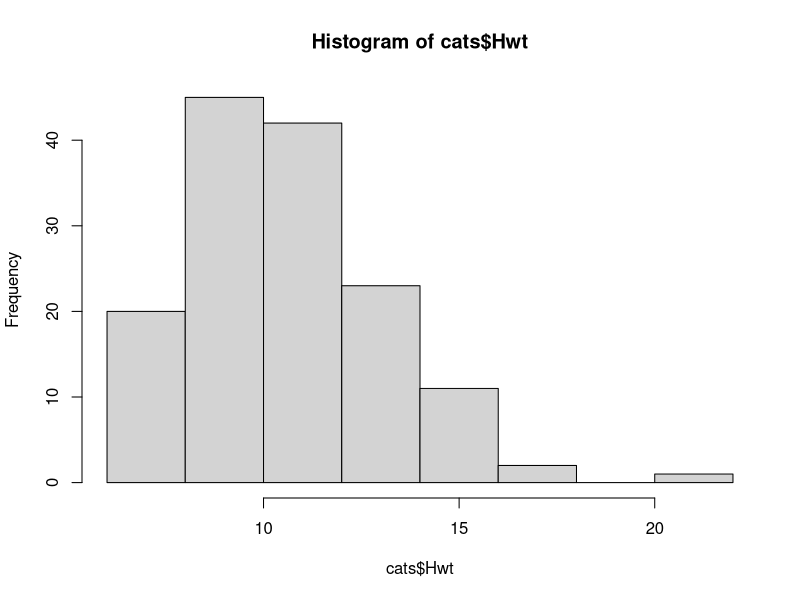
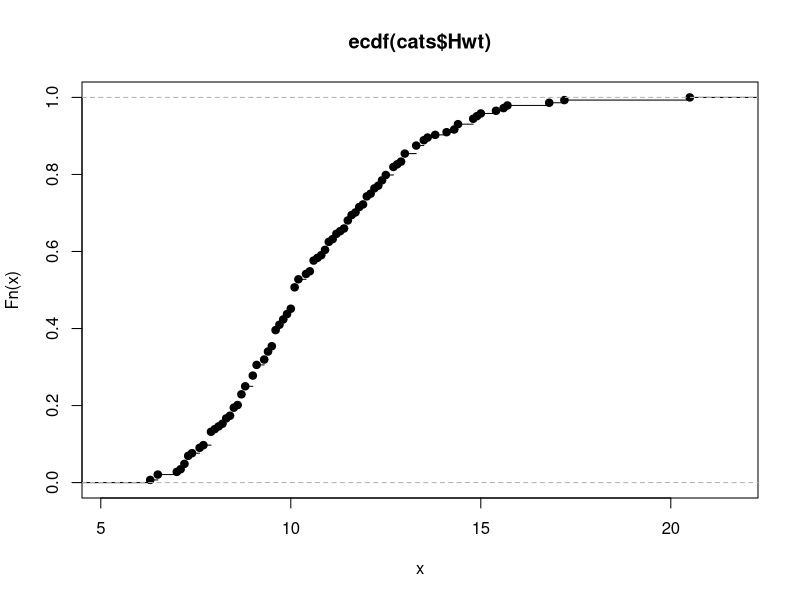
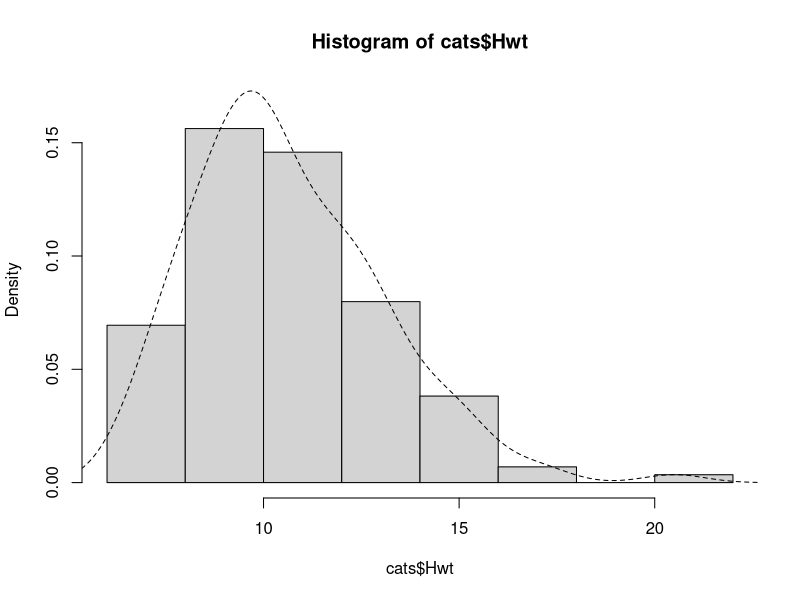
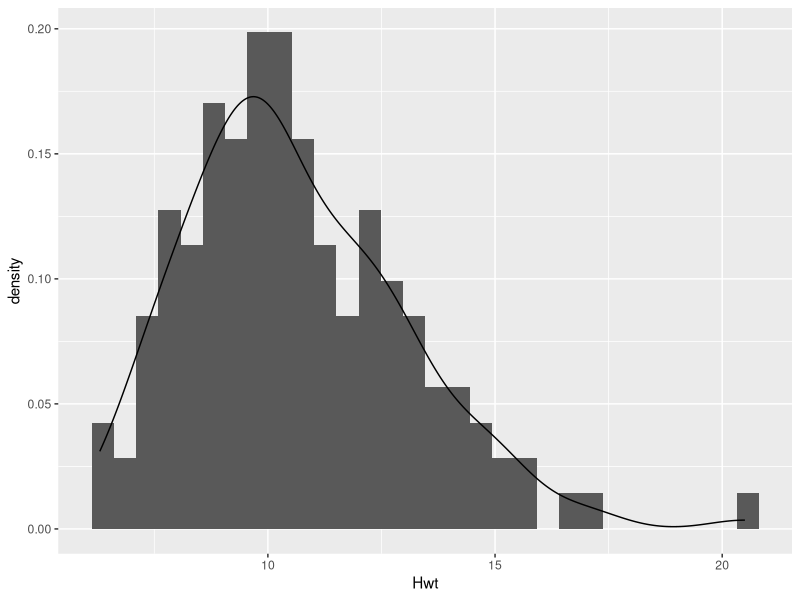
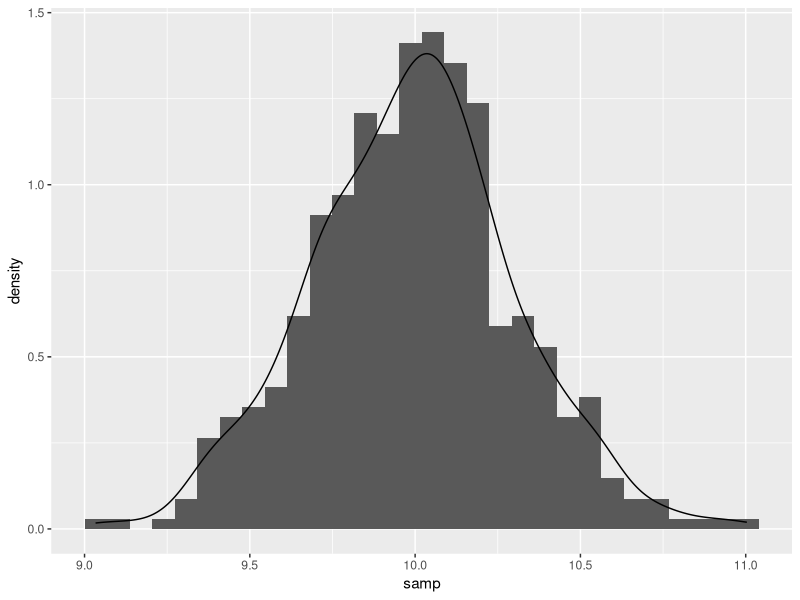
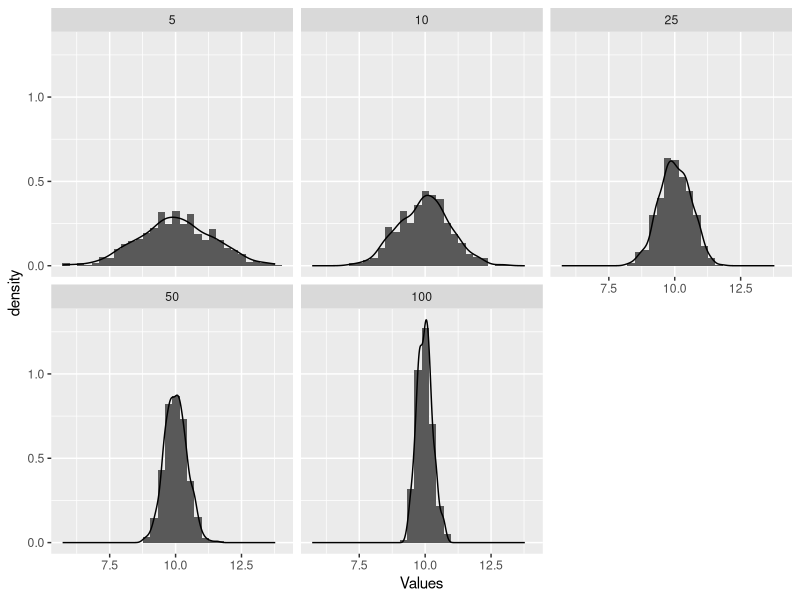
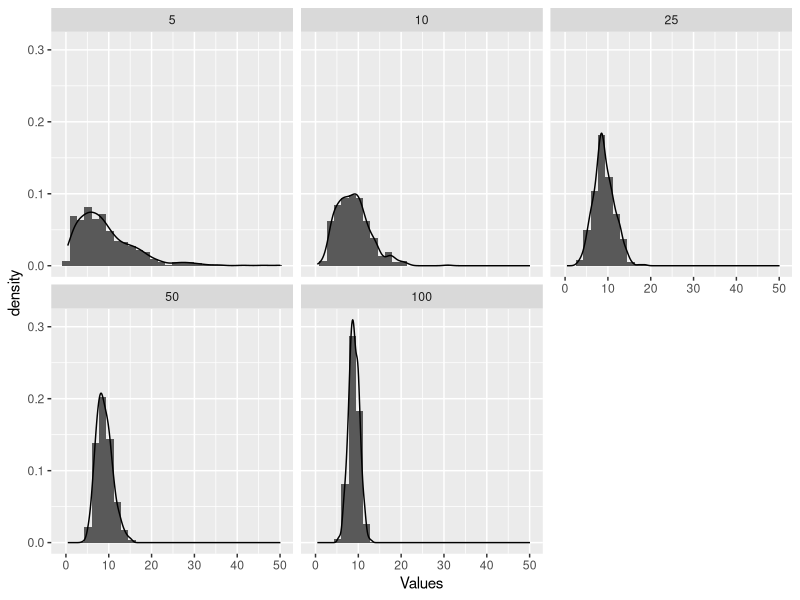
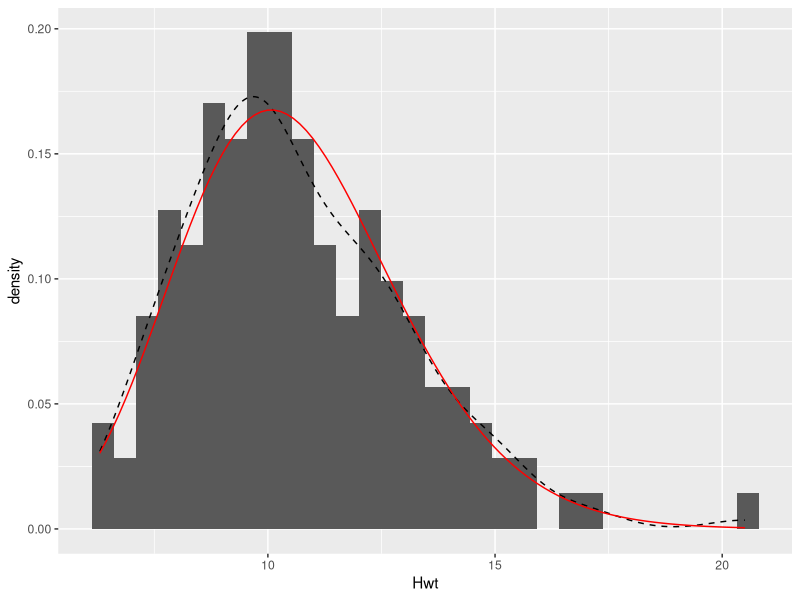

Generate these figures, in order, with R:
# Class Script, Lecture 10
# November 10



#install.packages("MASS")
library(MASS)
head(cats)

hist(cats$Hwt)
quantile(cats$Hwt, c(0.25, 0.5, 0.75))

plot(ecdf(cats$Hwt))


hist(cats$Hwt, probability = TRUE, ylim = c(0, 0.17))
lines(density(cats$Hwt), lty = "dashed")

library(ggplot2)
ggplot(cats) +
  geom_histogram(aes(x = Hwt, y = ..density..)) +
  geom_density(aes(x = Hwt))


# Estimation Example
samp_size <- 100
samp1     <- rnorm(samp_size, mean = 10, sd = 3)
mean_est1 <- mean(samp1)

n          <- 500
samp_means <- rep(NA, n)

for (i in 1:n) {
  samp_means[i] <- mean(rnorm(samp_size, mean = 10, sd = 3))
}

ggplot(data.frame(samp = samp_means)) +
  geom_histogram(aes(x = samp, y = ..density..)) +
  geom_density(aes(x = samp))


# Sample Distribution of the Sample Mean

samp_size  <- c(5, 10, 25, 50, 100)
n          <- 500 
samp_means <- cbind(rep(NA, n*length(samp_size)),
                    rep(NA, n*length(samp_size)))


for (j in 1:length(samp_size)) {
  for (i in 1:n) {
    row <- (j-1)*n + i
    samp_means[row, 1] <- mean(rnorm(samp_size[j], mean = 10, sd = 3))
    samp_means[row, 2] <- samp_size[j]
  }
}

colnames(samp_means) <- c("Values", "SampleSize")

ggplot(data.frame(samp_means)) +
  geom_histogram(aes(x = Values, y = ..density..)) +
  geom_density(aes(x = Values)) +
  facet_wrap(~SampleSize)


# Sample Distribution of the Sample Variance


samp_size  <- c(5, 10, 25, 50, 100)
n          <- 500 
samp_means <- cbind(rep(NA, n*length(samp_size)),
                    rep(NA, n*length(samp_size)))
colnames(samp_means) <- c("Values", "SampleSize")


for (j in 1:length(samp_size)) {
  for (i in 1:n) {
    row <- (j-1)*n + i
    samp_means[row, 1] <- var(rnorm(samp_size[j], mean = 10, sd = 3))
    samp_means[row, 2] <- samp_size[j]
  }
}

ggplot(data.frame(samp_means)) +
  geom_histogram(aes(x = Values, y = ..density..)) +
  geom_density(aes(x = Values)) +
  facet_wrap(~SampleSize)



# Method of Moments

# a = \mu_1^2/(\mu_2 - \mu_1^2)
# s = (\mu_2 - \mu_1^2)/ \mu_1
# v = \mu_2 - \mu_1^2

gam.MMest <- function(data) {
  #estimates \hat{a} and \hat{s} that best fit the data
  m <- mean(data)
  v <- var(data)
  return(c(a = m^2/v, s = v/m))
}

cat.MM   <- gam.MMest(cats$Hwt)
gam_args <- list(shape = cat.MM[1], scale = cat.MM[2])

ggplot(cats) +
  geom_histogram(aes(x = Hwt, y = ..density..)) +
  geom_density(aes(x = Hwt), linetype = "dashed") +
  stat_function(aes(x = Hwt), fun = dgamma, args = gam_args, color = "red")

gam.mean <- function(a, s) {a*s}
gam.var  <- function(a, s) {a*s^2}

gam.diff <- function(params, data) {
  a <- params[1]
  s <- params[2]
  return((mean(data) - gam.mean(a,s))^2 + (var(data) - gam.var(a,s))^2)
}
(mean(cats$Hwt) / var(cats$Hwt))^2
nlm(gam.diff, c(19, 1), data = cats$Hwt)

cat.MM
nlm(gam.diff, c(19, 1), data = cats$Hwt)$estimate


# Checking Your Estimator

gam.MMest(rgamma(100, shape = 19, scale = 45))
gam.MMest(rgamma(10000, shape = 19, scale = 45))
gam.MMest(rgamma(1000000, shape = 19, scale = 45))


# Maximum Likelihood Estimator

gam.ll <- function(params, data) {
  # Input: parameter vector (length2, shape and scale)
  # Input: data
  a <- params[1]
  s <- params[2]
  return(sum(dgamma(data, shape = a, scale = s, log = TRUE)))
}

nlm(gam.ll, c(19, 1), data = cats$Hwt)

neg.gam.ll <- function(params, data) {
  # Input: parameter vector (length2, shape and scale)
  # Input: data
  a <- params[1]
  s <- params[2]
  return(-sum(dgamma(data, shape = a, scale = s, log = TRUE)))
}

nlm(neg.gam.ll, c(19, 1), data = cats$Hwt)

ll_min <- nlm(neg.gam.ll, c(19, 1), data = cats$Hwt)$minimum

cat.MM
mm_min <- neg.gam.ll(cat.MM, cats$Hwt)


cat.MLE <- nlm(neg.gam.ll, c(19, 1), data = cats$Hwt)$estimate

MLE_args <- list(shape = cat.MLE[1], scale = cat.MLE[2])
MM_args <- list(shape = cat.MM[1], scale = cat.MM[2])

ggplot(cats) +
  geom_histogram(aes(x = Hwt, y = ..density..)) +
  geom_density(aes(x = Hwt), linetype = "dashed") +
  stat_function(aes(x = Hwt), fun = dgamma, args = MM_args, color = "red") +
  stat_function(aes(x = Hwt), fun = dgamma, args = MLE_args, color = "blue")


# Q-Q Plot

# Model (theoretical) quantiles
qgamma(c(0.01, 0.05, 0.95, 0.99), shape = cat.MM[1], scale = cat.MM[2])
# Empirical (data) quantiles
quantile(cats$Hwt, c(0.01, 0.05, 0.95, 0.99))

a <- cat.MM[1]
s <- cat.MM[2]
theory_quant <- qgamma((1:99)/100, shape = a, scale = s)
qqplot(cats$Hwt, theory_quant)
abline(0, 1, col = "red")

# Bootstrap

cat.MM <- gam.MMest(cats$Hwt)
cat.MM

# A single bootstrap resample

n      <- nrow(cats)
resamp <- sample(1:n, n, replace = TRUE)

boot.samp <- cats$Hwt[resamp]

head(sort(boot.samp))
head(sort(cats$Hwt))

gam.MMest(boot.samp)

# 1000 bootstrap resamples

B          <- 1000
param_ests <- matrix(NA, nrow = B, ncol = 2)
colnames(param_ests) <- c("a", "s")

for (b in 1:B) {
  resamp         <- sample(1:n, n, replace = TRUE)
  boot.samp      <- cats$Hwt[resamp]
  param_ests[b,] <- gam.MMest(boot.samp)
}

param_ests <- data.frame(param_ests)

ggplot(param_ests) +
  geom_histogram(aes(x = a)) +
  geom_vline(xintercept = mean(a), col = "red")

ggplot(param_ests) +
  geom_histogram(aes(x = s)) +
  geom_vline(xintercept = mean(s), col = "red")

bootstrap.a <- mean(param_ests$a)
bootstrap.s <- mean(param_ests$s)
bootstrap.a

# Use bootstrap samples to estimate the standard error of our estimates

sd(param_ests$a)
sd(param_ests$s)

# CI

CI.a <- quantile(param_ests$a, probs = c(0.025, 0.975))


ggplot(param_ests) +
  geom_histogram(aes(x = a)) +
  geom_vline(xintercept = mean(a), col = "red") +
  geom_vline(xintercept = CI.a[1], col = "red", linetype = "dashed") +
  geom_vline(xintercept = CI.a[2], col = "red", linetype = "dashed")



# Convince ourselves that hte bootstrap works.
set.seed(1)
samp_size <- 100
samp1     <- rnorm(samp_size, mean = 10, sd = 3)
mean_est1 <- mean(samp1)


# Calulate bootstrap resamples
n <- length(samp1)
B <- 1000
boot.means <- rep(NA, B)

for (b in 1:B) {
  resamp_data   <- sample(samp1, n, replace = TRUE)
  boot.means[b] <- mean(resamp_data)
}
mean(boot.means)
sd(boot.means) # Close to 3/10?

ggplot() + geom_histogram(aes(x = boot.means))


